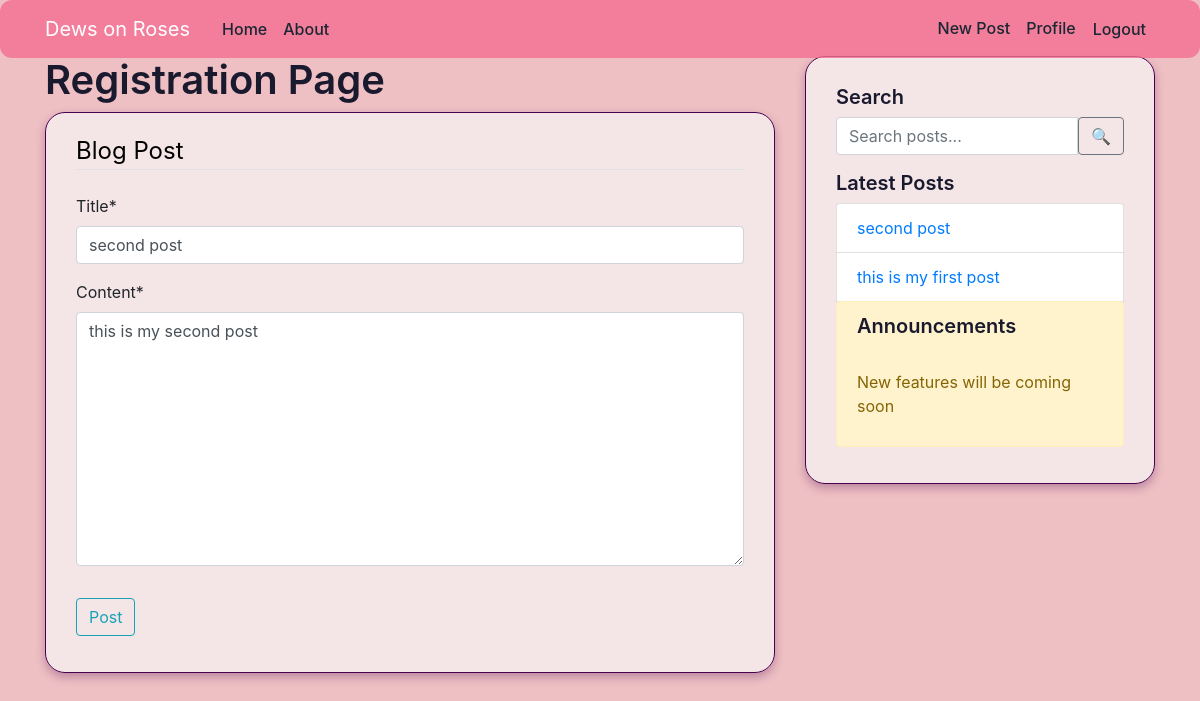
The page /post/113/update/ (signed in) on the database its author committed.
### blog/models.py (models this page shows, shortened)
class Post(models.Model):
    title = models.CharField(max_length=100)
    content= models.TextField()
    date_posted = models.DateTimeField(default=timezone.now)
    author = models.ForeignKey(User, on_delete= models.CASCADE)

### blog/views.py (the view, shortened to what this page needs)
# urls.py: path('post/<int:pk>/update/', PostUpdateView.as_view(), name='post-update'),
class PostUpdateView(LoginRequiredMixin, UserPassesTestMixin, UpdateView):
    model = Post
    fields = ['title', 'content']
    def test_func(self):
        post = self.get_object()
        if self.request.user == post.author:
            return True
        return False

### blog/context_processors.py (called while the page is built)
def sidebar_data(request):
    return {
        'latest_posts': Post.objects.order_by('-date_posted')[:5]
    }

### blog/templates/blog/post_form.html (shortened to what this page needs)
{% extends "blog/base.html" %}
{% load crispy_forms_tags %}
{% block content %}
        <h1>Registration Page</h1>
        <div class="content-section">
            <form method="POST" >
                <fieldset class="form-group">
                    <legend class="border-bottom mb-4">Blog Post</legend>
                    {{ form|crispy }}
                </fieldset>
                <div class="form-group">
                    <button class="btn btn-outline-info" type="submit">Post</button>
                </div>
            </form>
        </div>
{% endblock content %}

### blog/templates/blog/base.html (shortened to what this page needs)
{% load static %}
<!DOCTYPE html>
<html lang="en">
<head>
    <link rel="stylesheet" href="https://cdn.jsdelivr.net/npm/bootstrap@4.0.0/dist/css/bootstrap.min.css">
    <link rel="stylesheet" type="text/css" href="{% static 'blog/main.css' %}">
</head>
<body>
   <header class="site-header">
<nav class="navbar navbar-expand-md navbar-dark bg-steel fixed-top">
    <div class="container">
      <a class="navbar-brand mr-4" href="/">Dews on Roses</a>
      <div class="collapse navbar-collapse" id="navbarToggle">
        <div class="navbar-nav mr-auto">
          <a class="nav-item nav-link" href="{% url 'blog-home' %}">Home</a>
          <a class="nav-item nav-link" href="{% url 'blog-about' %}">About</a>
        </div>
        <div class="navbar-nav">
          {% if user.is_authenticated %}
              <a class="nav-item nav-link" href="{% url 'post-create' %}">New Post</a>
              <a class="nav-item nav-link" href="{% url 'profile' %}">Profile</a>
              <form method="POST" action="{% url 'logout' %}">
            <button type="submit" class="nav-item nav-link btn btn-link">
              Logout
            </button>
          </form>
          {% else %}
          <a class="nav-item nav-link" href="{% url 'login' %}">Login</a>
          <a class="nav-item nav-link" href="{% url 'register' %}">Register</a>
          {% endif %}
        </div>
      </div>
    </div>
  </nav>
</header>
<main role="main" class="content">
  <div class="container">
    <div class="row">
        <div class="col-md-8">
        {% block content %}{% endblock %}
        </div>
        <div class="col-md-4">
        <div class="content-section">
                <h5>Search</h5>
                <form method="GET" action="{% url 'search' %}">
                  <div class="input-group mb-3">
                    <input
                      type="text"
                      name="q"
                      class="form-control"
                      placeholder="Search posts..."
                      required
                    >
                    <button class="btn btn-outline-secondary" type="submit">
                      🔍
                    </button>
                  </div>
                </form>
                        <h5>Latest Posts</h5>
              <ul class="list-group">
                {% for post in latest_posts %}
                  <li class="list-group-item">
                    <a href="{% url 'post-detail' post.id %}">
                      {{ post.title|truncatechars:30 }}
                    </a>
                  </li>
                {% empty %}
                  <li class="list-group-item">No posts yet</li>
                {% endfor %}
            <div class="alert alert-warning" >
              <div>
                <h5>Announcements </h5>
              </div>
              <br><p>
          New features will be coming soon</p>
            </div>
          </ul>
        </div>
        </div>
    </div>
    </div>
    </main>
</body>
</html>

### blog/static/blog/main.css (style rules this page uses)
html, body { height: 100%; margin: 0; }
body { display: flex; flex-direction: column; padding-top: 56px; min-height: 100vh; background-color: rgb(238, 191, 195); }
main.content { flex: 1; min-height: calc(100vh - 56px); }
main.content > .container { flex: 1; }
h1, h2, h3, h4, h5, h6 { color: #1a1a2e; font-weight: 600; margin-bottom: 0.5rem; }
ul { margin: 0; padding-left: 1.2rem; list-style-type: disc; }
.bg-steel { background-color: #f36e91cc; transition: background-color 0.3s ease; border-radius: 12px; }
.site-header .navbar-nav .nav-link { color: #1a2733; font-weight: 500; transition: color 0.3s ease; }
.content-section { background: rgba(247, 245, 247, 0.7); padding: 20px 30px; border: 1px solid #47024f; border-radius: 20px; margin-bottom: 30px; box-shadow: 0 4px 10px rgba(71, 2, 79, 0.3); transition: box-shadow 0.3s ease; }
legend { color: #000000; }

### rows shown on the page
Post: title "second post", content "this is my second post"
Post: title "this is my first post"
